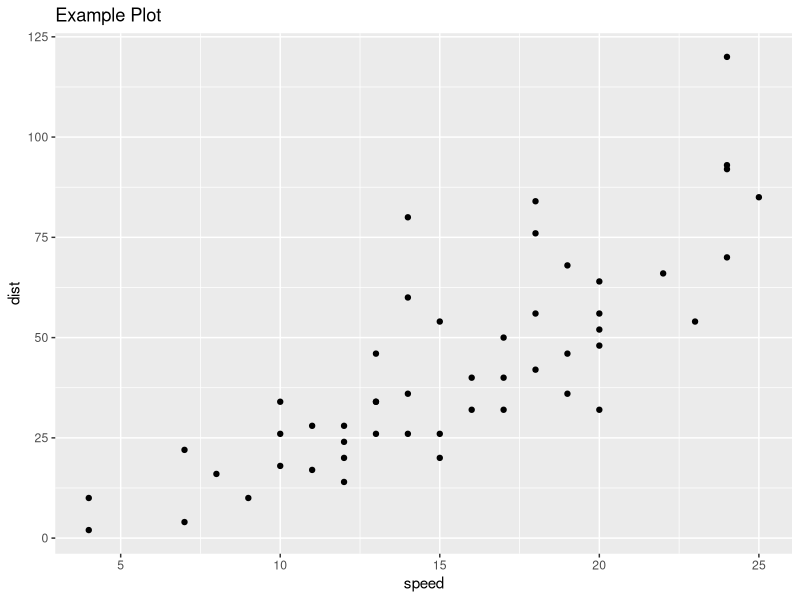

The R source for this figure:
## ---- chunk 1
library(tidyverse)
knitr::opts_chunk$set(fig.path = "static")
## ---- chunk 2
ggplot(cars, aes(x=speed, y=dist)) + # plot a simple chart with ggplot
        geom_point() +
        ggtitle("Example Plot")
